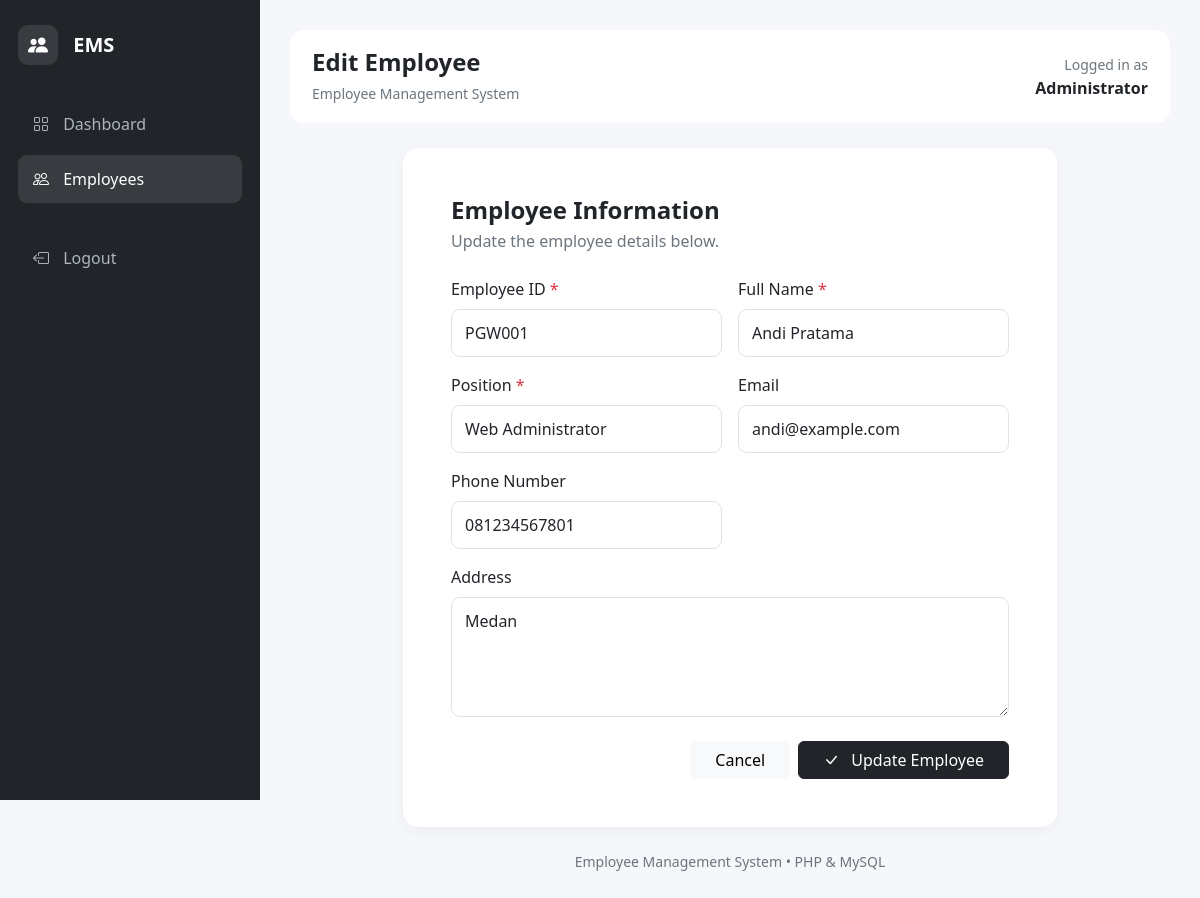
The page /admin/edit.php?id=1 (signed in) on the database its author committed.
### tables this page shows
CREATE TABLE `pegawai` (
  `id` int(11) NOT NULL,
  `nip` varchar(30) NOT NULL,
  `nama` varchar(100) NOT NULL,
  `jabatan` varchar(100) NOT NULL,
  `email` varchar(100) DEFAULT NULL,
  `telepon` varchar(20) DEFAULT NULL,
  `alamat` text DEFAULT NULL,
  `created_at` timestamp NOT NULL DEFAULT current_timestamp()
);

### admin/edit.php (the view, shortened to what this page needs)
<?php
require_once '../config/database.php';
$id = (int) $_GET['id'];
$stmt = mysqli_prepare(
    $conn,
    "SELECT * FROM pegawai WHERE id = ?"
);
mysqli_stmt_bind_param($stmt, "i", $id);
mysqli_stmt_execute($stmt);
$result = mysqli_stmt_get_result($stmt);
$pegawai = mysqli_fetch_assoc($result);
?>
<!DOCTYPE html>
<html lang="id">
<head>
<link
href="https://cdn.jsdelivr.net/npm/bootstrap@5.3.8/dist/css/bootstrap.min.css"
rel="stylesheet">
<link
href="https://cdn.jsdelivr.net/npm/bootstrap-icons@1.13.1/font/bootstrap-icons.min.css"
rel="stylesheet">
</head>
<body>
<?php require 'partials/sidebar.php'; ?>
<div class="main-content">
<?php require 'partials/topbar.php'; ?>
<div class="row justify-content-center">
<div class="col-lg-9">
<div class="card form-card">
<div class="card-body p-4 p-md-5">
<div class="mb-4">
<h4 class="fw-bold mb-1">
Employee Information
</h4>
<p class="text-secondary mb-0">
Update the employee details below.
</p>
</div>
<form method="POST">
<div class="row g-3">
<div class="col-md-6">
<label class="form-label">
Employee ID
<span class="text-danger">*</span>
</label>
<input
type="text"
name="nip"
class="form-control"
value="<?= htmlspecialchars($_POST['nip'] ?? $pegawai['nip']) ?>"
required>
</div>
<div class="col-md-6">
<label class="form-label">
Full Name
<span class="text-danger">*</span>
</label>
<input
type="text"
name="nama"
class="form-control"
value="<?= htmlspecialchars($_POST['nama'] ?? $pegawai['nama']) ?>"
required>
</div>
<div class="col-md-6">
<label class="form-label">
Position
<span class="text-danger">*</span>
</label>
<input
type="text"
name="jabatan"
class="form-control"
value="<?= htmlspecialchars($_POST['jabatan'] ?? $pegawai['jabatan']) ?>"
required>
</div>
<div class="col-md-6">
<label class="form-label">
Email
</label>
<input
type="email"
name="email"
class="form-control"
value="<?= htmlspecialchars($_POST['email'] ?? $pegawai['email']) ?>">
</div>
<div class="col-md-6">
<label class="form-label">
Phone Number
</label>
<input
type="text"
name="telepon"
class="form-control"
value="<?= htmlspecialchars($_POST['telepon'] ?? $pegawai['telepon']) ?>">
</div>
<div class="col-12">
<label class="form-label">
Address
</label>
<textarea
name="alamat"
class="form-control"
rows="4"><?= htmlspecialchars($_POST['alamat'] ?? $pegawai['alamat']) ?></textarea>
</div>
<div class="col-12 mt-4">
<div class="d-flex justify-content-end gap-2">
<a
href="pegawai.php"
class="btn btn-light px-4">
Cancel
</a>
<button
type="submit"
class="btn btn-dark px-4">
<i class="bi bi-check-lg me-2"></i>
Update Employee
</button>
</div>
</div>
</div>
</form>
</div>
</div>
</div>
</div>
<div class="text-center text-secondary small mt-4 mb-2">
    Employee Management System • PHP & MySQL
</div>
</div>
</body>
</html>

### admin/edit.php (style rules this page uses)
body { background: #f5f7fb; }
.main-content { margin-left: 260px; padding: 30px; }
.form-card { border: none; border-radius: 15px; box-shadow: 0 4px 15px rgba(0,0,0,.04); }
.form-control { padding: 11px 13px; border-radius: 9px; }

### rows shown on the page
pegawai: nip "PGW001", nama "Andi Pratama", jabatan "Web Administrator", email "andi@example.com", telepon "081234567801", alamat "Medan"

### other values the page prints
$pageTitle "Edit Employee"
$_SESSION['nama'] "Administrator"
